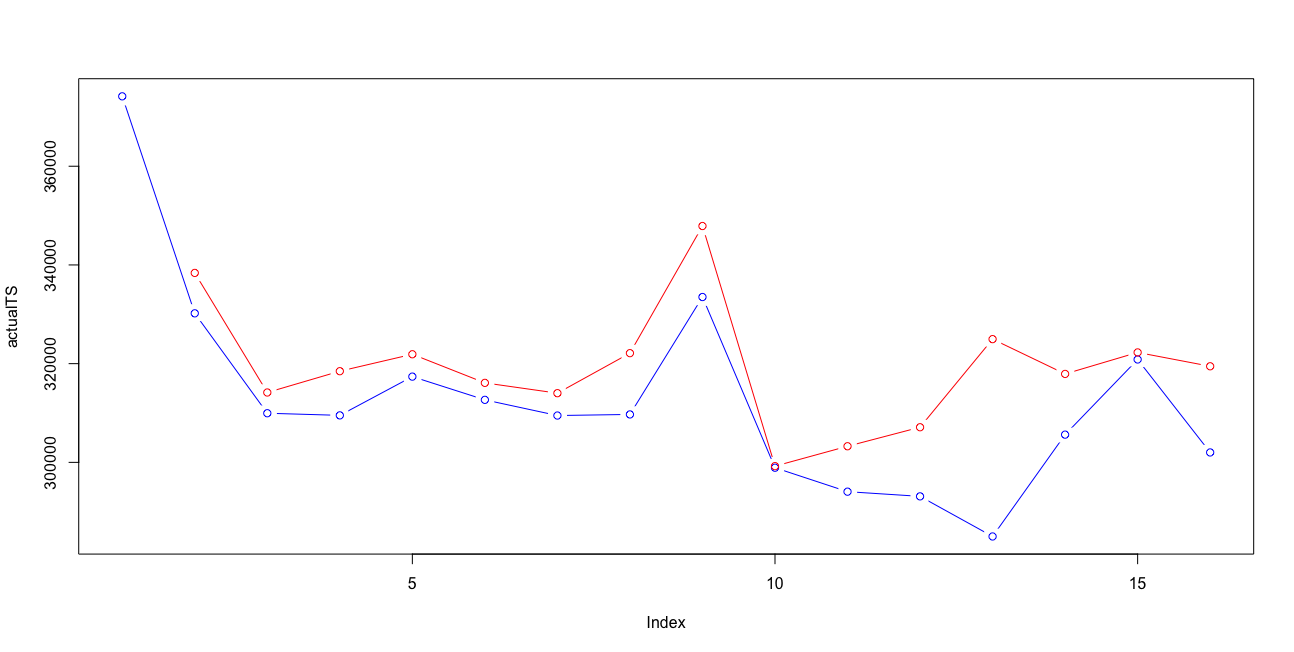

Write the R code that produced this figure.
# par(mfrow = c(1, 1))
# due possibilità
# quell'ente per questo reparto nel 2017 a che cluster assomoglia?
# dovresti porendere tutti i cluster che ho, tagliare le 52 colonne a 17, calcolo il prototipo (media, centroidi calcolati sui 17) quale centroide è più simile al 2017?
# confornto i prototype con distanza coseno
# prendo i prototipi dei cluster, calcolo la distanza coseno 

require(zoo)



shift <- function(x, n, invert=FALSE, default=NA){
  stopifnot(length(x)>=n)
  if(n==0){
    return(x)
  }
  n <- ifelse(invert, n*(-1), n)
  if(n<0){
    n <- abs(n)
    forward=FALSE
  }else{
    forward=TRUE
  }
  if(forward){
    return(c(rep(default, n), x[seq_len(length(x)-n)]))
  }
  if(!forward){
    return(c(x[seq_len(length(x)-n)+n], rep(default, n)))
  }
}


clusterVector2017 <- c()
for (deptSelected in deptNumbersSecond) {
  
  
  tempDept <-
    appoggioDepts[(as.numeric(as.character(clusterDataframe$REPARTO)) == deptSelected),]
  
  reversedStoreOrderedByWeek2017 <- t(storeOrderedByWeek[which(storeOrderedByWeek$REPARTO==deptSelected & storeOrderedByWeek$ANNONO== 2017),])
  reversedStoreForCluster2017 <- reversedStoreOrderedByWeek2017
  
  for(storeNo in storesNumbersSecond){
    #print((match(storeNo,storesNumbersSecond)))
    reversedStoreForCluster2017<- rbind(reversedStoreForCluster2017 , reversedStoreOrderedByWeek2017[(3+(match(storeNo,storesNumbersSecond))),])
    
  }
  clusterVectorForGraph <- c()
  clusterCentroids <- data.frame()
  clusterMedoids <- data.frame()
  
  
  # 
  clusterVectorForGraph<- append(clusterVectorForGraph, listAllDeptYear[[match(deptSelected, deptNumbersSecond)]][[5]][[match(deptSelected, deptNumbersSecond)]])
  
  # clusterCentroids<- rbind(clusterCentroids, listYears[[match(yearSelected, yearList2)]][[match(deptSelected, deptNumbersSecond)]][[1]][[match(deptSelected, deptNumbersSecond)]]$prototypes)
  
  
  clusterNo<- unique(clusterVectorForGraph)
  clusterNo <- sort(clusterNo, decreasing = FALSE)
  
  clusterCentroids <- unname(clusterCentroids)
  clusterMedoids <- unname(clusterMedoids)
  
  
  
  # 
  # print(match(deptSelected, deptNumbersSecond))
  # print(max(clusterNo))
  # print(listAllDeptYear[[match(deptSelected, deptNumbersSecond)]][[1]][[max(clusterNo)]]$prototypes)
  
  for(clst in clusterNo){
    clusterMedoids <- rbind(clusterMedoids, (colMeans(appoggioDepts[which(as.numeric(as.character(appoggioDepts$REPARTO)) == as.numeric(deptSelected) & as.numeric(as.character(appoggioDepts$clusterVector)) == as.numeric(clst)),5:ncol(appoggioDepts)])))
  }
  
  
  clusterCentroids<- rbind(clusterCentroids, unname(listAllDeptYear[[match(deptSelected, deptNumbersSecond)]][[1]][[max(clusterNo)]]$prototypes ))
  
  names(clusterMedoids)<- names(clusterCentroids)
  
  clusterMedoids <- clusterMedoids[,0:ncol(reversedStoreForCluster2017)]
  
  clusterCentroids <- clusterCentroids[,0:ncol(reversedStoreForCluster2017)]
  
  names(reversedStoreForCluster2017) <- names(clusterCentroids) 
  
  reversedStoreForCluster2017 <- unname(reversedStoreForCluster2017)
  reversedStoreForCluster2017 <- reversedStoreForCluster2017[(nrow(reversedStoreOrderedByWeek2017)+1):nrow(reversedStoreForCluster2017),]
  # reversedStoreForCluster2017 <- rbind (reversedStoreForCluster2017,clusterCentroids)
  reversedStoreForCluster2017 <- rbind (reversedStoreForCluster2017,clusterMedoids)
  reversedStoreForCluster2017 <- as.matrix(reversedStoreForCluster2017)
  
  
  
  cosineDistanceMatrix2017 <- matrix(nrow=nrow(reversedStoreForCluster2017),ncol=nrow(reversedStoreForCluster2017))
  
  for (x in 1:(nrow(reversedStoreForCluster2017)-max(clusterNo))){
    
    for(y in 7: nrow(reversedStoreForCluster2017)){
      
      cosineDistanceMatrix2017[x ,y ] <- (1 - ( (reversedStoreForCluster2017[x,] %*% reversedStoreForCluster2017[y,]) /
                                                  (sqrt((reversedStoreForCluster2017[x,]%*%reversedStoreForCluster2017[x,]) * (reversedStoreForCluster2017[y,]%*%reversedStoreForCluster2017[y,]) ))))
      
    }
  }
  
  cosineDistanceMatrix2017 <- na.omit(cosineDistanceMatrix2017[,colSums(is.na(cosineDistanceMatrix2017))<nrow(cosineDistanceMatrix2017)])
  
  clusterVector2017 <- append(clusterVector2017, c(which.min(cosineDistanceMatrix2017[1,]) , which.min(cosineDistanceMatrix2017[2,]) , which.min(cosineDistanceMatrix2017[3,]) , which.min(cosineDistanceMatrix2017[4,]) , which.min(cosineDistanceMatrix2017[5,]) , which.min(cosineDistanceMatrix2017[6,]) ))
  print(clusterVector2017)
  
}




clusterDataframe2017 <- as.data.frame( selectedStoreDeptAggregated$REPARTO)
clusterDataframe2017 <- cbind(clusterDataframe2017,selectedStoreDeptAggregated$ENTE)
clusterDataframe2017 <- cbind(clusterDataframe2017,selectedStoreDeptAggregated$ANNONO)



clusterDataframe2017 <- unique(clusterDataframe2017)


colnames(clusterDataframe2017) <- c("REPARTO","ENTE","ANNONO")



clusterDataframe2017 <- clusterDataframe2017[clusterDataframe2017$ANNONO == as.numeric("2017"), ]

clusterDataframe2017 <- (clusterDataframe2017[with(clusterDataframe2017, order(REPARTO, ANNONO , ENTE)), ])


clusterDataframeAllin <- rbind(clusterDataframe,clusterDataframe2017)
clusterDataframeAllin <- (clusterDataframeAllin[with(clusterDataframeAllin, order(REPARTO, ANNONO , ENTE)), ])






# clusterDepts <- selectedStoreDeptAggregated[which( (as.numeric(as.character(selectedStoreDeptAggregated$REPARTO)) %in% deptNumbersSecond)),]
# clusterDepts <- clusterDepts [which( (selectedStoreDeptAggregated$ANNONO %in% yearList2)),]
# 
# clusterDepts <- clusterDepts[!duplicated(clusterDepts[,c('REPARTO','ENTE','ANNONO')]),c('REPARTO','ENTE','ANNONO')]
clusterDepts2017 <- cbind(clusterDataframe2017, clusterVector2017)



colnames(clusterDepts2017) <- c("REPARTO","ENTE","ANNONO","clusterVector")
clusterDeptsAllin <- rbind(clusterDepts,clusterDepts2017)

View(clusterDeptsAllin)

appoggioDepts2017 <- data.frame()



for(repartoCurrent in unique(clusterDeptsAllin$REPARTO)){
  
  for(enteCurrent in storesNumbersSecond){
    
    for(annoCurrent in unique(clusterDeptsAllin$ANNONO)){   
      
      appoggioDepts2017 <- rbind.fill(appoggioDepts2017, cbind(clusterDeptsAllin[which( as.numeric(as.character(clusterDeptsAllin$REPARTO)) == as.numeric(repartoCurrent) & as.numeric(as.character(clusterDeptsAllin$ANNONO)) == as.numeric(annoCurrent) & as.numeric(as.character(clusterDeptsAllin$ENTE)) == as.numeric(enteCurrent)   ),
                                                                                 ],
                                                               t(storeOrderedByWeek[which( as.numeric(storeOrderedByWeek$REPARTO) == as.numeric(repartoCurrent) & as.numeric(storeOrderedByWeek$ANNONO) == as.numeric(annoCurrent) ) ,
                                                                                    (match(enteCurrent,storesNumbersSecond) +3)])) )
      
    }
    
  }
  
  
  
}

clusterCurrent <- 2
deptSelected <- 3

# View(appoggioDepts2017)
appoggioDepts2017 <- (appoggioDepts2017[with(appoggioDepts2017, order(REPARTO, ANNONO , ENTE)), ])
# appoggioDepts2017 <- appoggioDepts2017[,0:22]


assa <-t(appoggioDepts2017[which(as.numeric(as.character(appoggioDepts2017$REPARTO)) == as.numeric(deptSelected) &
                                   as.numeric(as.character(appoggioDepts2017$clusterVector)) == as.numeric(clusterCurrent)),5:ncol(appoggioDepts2017)])

View(assa)
predictData2 <- data.frame()
for(colAssa in c(1:3)){
  
  predictData2<- rbind(predictData2, na.omit(cbind( as.matrix(assa[,colAssa]), shift (as.matrix(assa[,colAssa]) ,-1),shift (as.matrix(assa[,colAssa]) ,-2))) )
}
colnames(predictData2) <- c("nolag","lag1","lag2")
testSet <- na.omit(data.frame(na.omit(assa[,6]), shift(na.omit(assa[,6]), -1 ), shift(na.omit(assa[,6]), -2 )))
# testSet <- rbind(testSet, na.omit(assa[,7]))
colnames(testSet) <- c("nolag","lag1","lag2")
predictFrame <- (c (as.vector(as.matrix(assa[,(1:3)])) , na.omit(as.vector(as.matrix(assa[,6])))))
predictInput <- cbind(shift(predictFrame,-1),shift(predictFrame,-2),predictFrame)
predictData <- predictInput[complete.cases(predictInput),]
colnames(predictData2) <- c("nolag","lag1","lag2")

# trainIndex <- 1:(nrow(predictData2))
training <- predictData2
rownames(training) <- NULL
#fine creazione del training set

#inizio creazione del test set
# test <- as.data.frame(predictData[-trainIndex,])
test <- testSet
rownames(test) <- NULL
#fine creazione del test set

bootControl <- trainControl(number=15)    #definisce il comportamento di apprendimento (k-folds cross validation?)
preProc <- c("center","scale")                #imposta i parametri per il preprocessing
set.seed(2)                                #setta uno scenario casuale
indexTrn <- ncol(training)                    # ???

#creazione del modello di apprendimento
#
svmFit <- train(training[,-1], training[,1], method="svmRadial", tuneLength=15, trnControl=bootControl)
# svmFit <- train(training[,-indexTrn],training[,indexTrn],method="svmRadial",tuneLength=15, trnControl=bootControl,preProcess = preProc ) 
svmBest <-svmFit$finalModel    #modello migliore trovato con i parametri forniti
predsvm <- predict(svmBest, test[,-1])
actualTS <- test[,1]
predictedTS <- predsvm

rmse( actual=actualTS[3:16], predicted=predictedTS[2:15] )
mae(actual=actualTS[3:16], predicted=predictedTS[2:15] )

cbind(actualTS,predictedTS)
par(mfrow = c(1, 1))
plot(actualTS,type="b",col="blue", ylim=c(min(actualTS,predictedTS),max(actualTS,predictedTS)))
lines(shift(predictedTS,1),type="b",col="red")


# trainingInput <- data.frame()
# for(colNumber in 1:ncol(assa)){
#   trainingInput <-rbind(trainingInput,cbind(assa[,colNumber],lagpad(assa[,colNumber],1),lagpad(assa[,colNumber],2)))
# }
# 
# cbind(assa[,1],lagpad(assa[,1],1),lagpad(assa[,1],2))
# 
# 
# for (deptSelected in deptNumbersSecond) {
#   clusterList <- unique(appoggioDepts2017[which(as.numeric(as.character(appoggioDepts2017$REPARTO)) == as.numeric(deptSelected)),]$clusterVector)
#   for(clusterCurrent in clusterList){
#     
#     t(appoggioDepts2017[which(as.numeric(as.character(appoggioDepts2017$REPARTO)) == as.numeric(deptSelected) &
#                                 as.numeric(as.character(appoggioDepts2017$clusterVector)) == as.numeric(clusterCurrent)),5:ncol(appoggioDepts2017)])
#   }
#   
#   
# }
# 
# MS.MIInput=merge(lag(MS.MIcut.z,1),lag(MS.MIcut.z,2),lag(MS.MIcut.z,3),lag(MS.MIcut.z,4),lag(MS.MIcut.z,5),lag(MS.MI.z,6),all=FALSE)
# 
# MS.MIData=merge(MS.MIInput,MS.MIcut.z,all=FALSE)
# MS.MIData=na.omit(MS.MIData)
# colnames(MS.MIData)=c("lag1","lag2","lag3","lag4","lag5","lag6","TARGET")
# #fine creazione
# 
# #inizio creazione del training set
# trainIndex=1:(nrow(MS.MIData)*0.75)
# training=as.data.frame(MS.MIData[trainIndex])
# rownames(training)=NULL
# #fine creazione del training set
# 
# #inizio creazione del test set
# test=as.data.frame(MS.MIData[-trainIndex])
# rownames(test)=NULL
# #fine creazione del test set
# 
# bootControl=trainControl(number=100)    #definisce il comportamento di apprendimento (k-folds cross validation?)
# preProc=c("center","scale")                #imposta i parametri per il preprocessing
# set.seed(2)                                #setta uno scenario casuale
# indexTrn=ncol(training)                    # ???
# 
# 
# 
